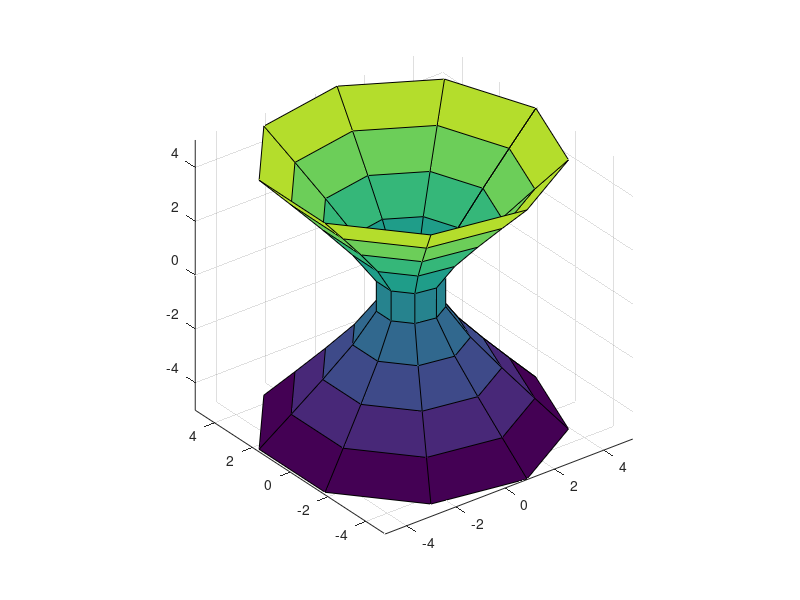

Source code (MATLAB):
%SWEEP    Generates a volume-swept 3D object.

N = 10;                   % Number of increments - try increasing.

z  = linspace(-5,5,N)';
radius = sqrt(1+z.^2);    % Try changing sqrt to some other function.
theta = 2*pi*linspace(0,1,N);
X = radius*cos(theta);
Y = radius*sin(theta);
Z = z(:,ones(1,N));

surf(X,Y,Z)
axis equal
